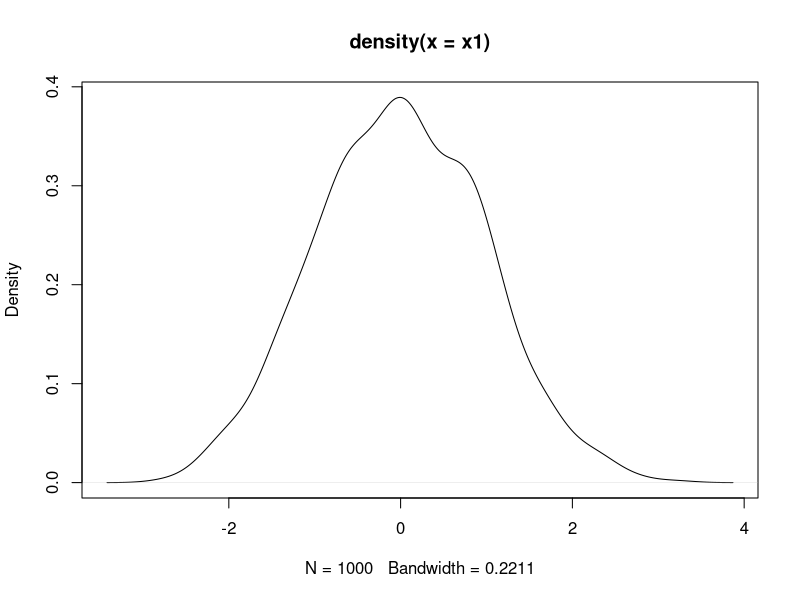
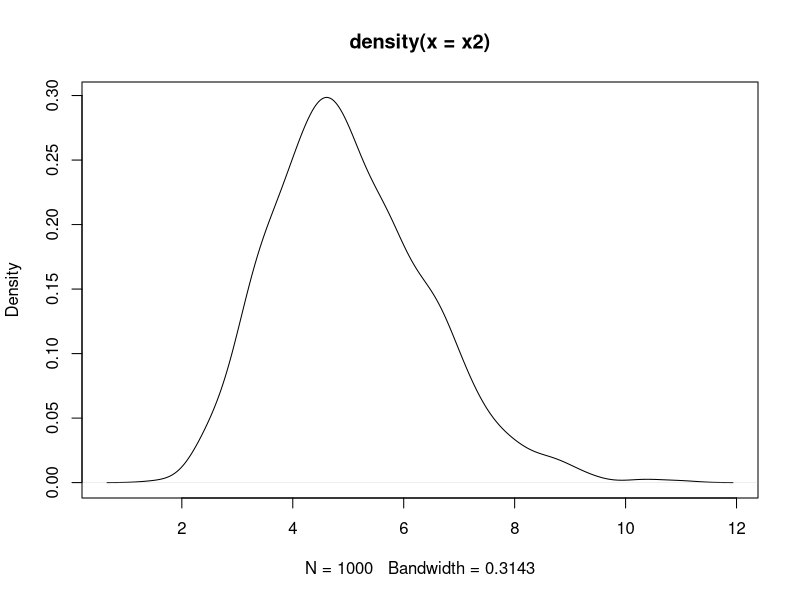

Here is the R script that generated these plots, in order:
## TESTING GOODNESS OF FIT
# Normality
set.seed(51680)
x1 <- rnorm(1000) # mean = 5, sd = 2 
x2 <- rgamma(1000, shape = 12.5, scale = 0.4) # mean = shape x scale, variance = shape x scale^2
plot(density(x1))
plot(density(x2))

# shapiro test
shapiro.test(x1) # p-value = 0.44 --> cant reject H0
shapiro.test(x2) # p-value  --> p-value 1.2e-10, so reject H0

# anderson-darling test
# Notice that by definition this test places more importance to the tails 
# as per Klugman et al (Loss Models)
library(nortest)

ad.test(x1)
ad.test(x2)

# kolmogorov smirnov allows for other distributions
# First we'll need to do some point estimation
# for example, for x2 here we'll need to guess shape and scale:

mu <- mean(x2); sigmasq <- var(x2) # we know var/mean = scale, and mean/scale = shape
(scale <- sigmasq/mu);  (shape <- mu/scale)

ks.test(x2, function(...) pgamma(...,shape = shape, scale = scale))

# fitting a distribution to your data requires much thought about 
# where the data comes from, so be sure to understand what is generating your data
# if there's doubt among several possible distributions, you can run the test
# testing several options:

my_dist <- c(
  function(...) pgamma(...,shape = shape, scale = scale),
  function(...) pnorm(..., mean = mu, sd = sqrt(sigmasq))
)

sapply(my_dist, function(dist) ks.test(x2, dist))
